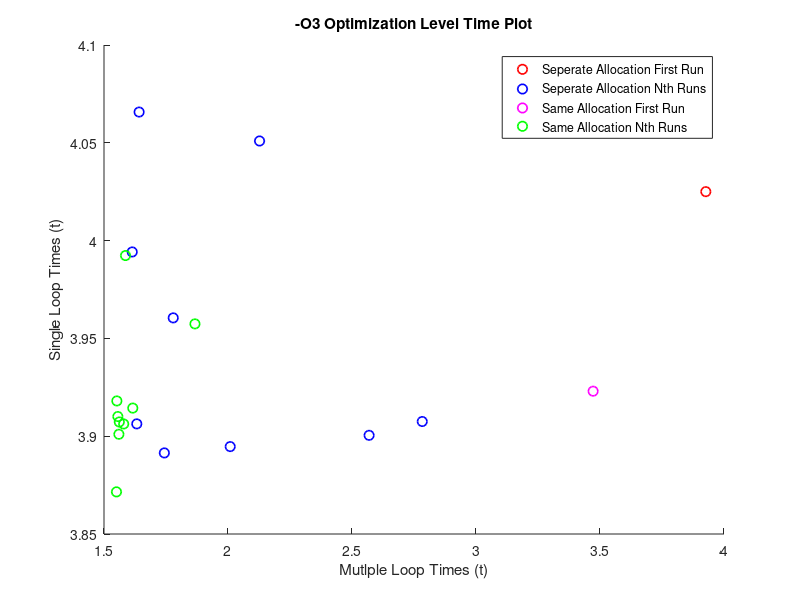
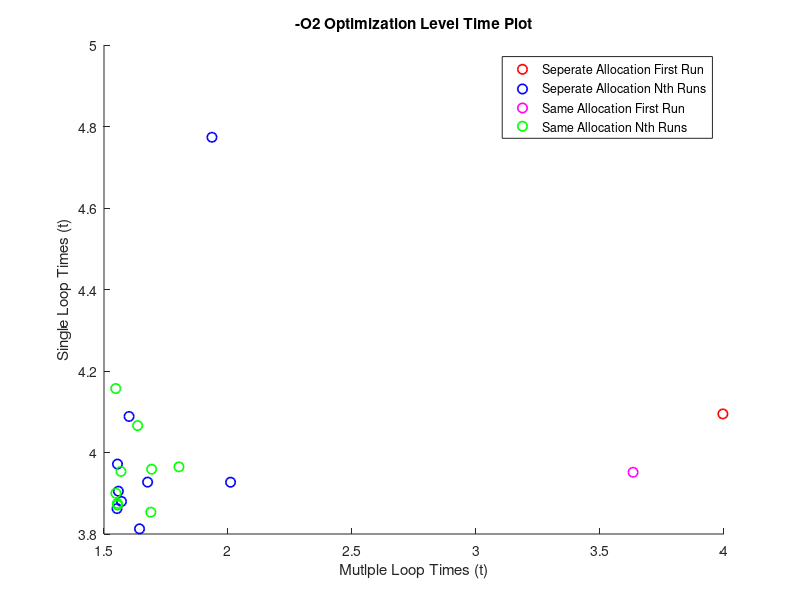
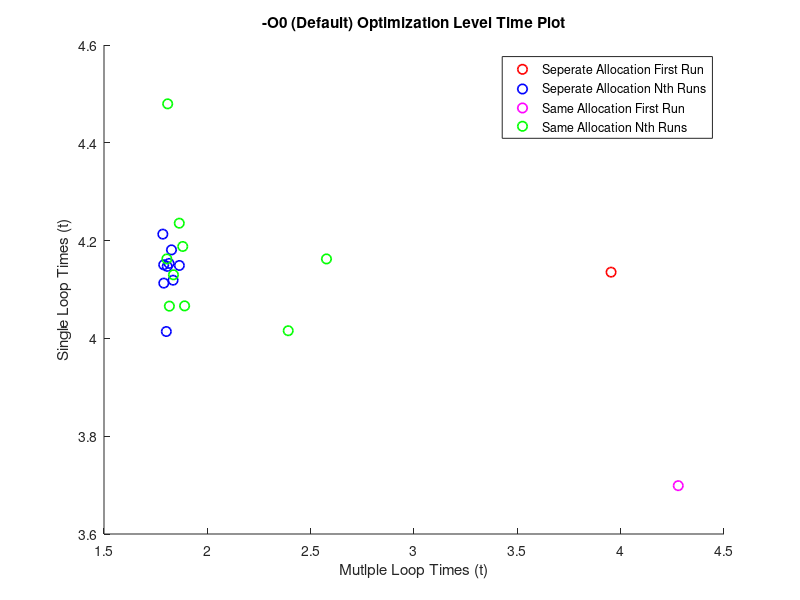

The MATLAB script that drew these images, in order:
function csc_407_stats()

O3()
O2()
O0()

end


function O3()

fprintf("-O3 Optimization\n")

o3_alloc_sep_multi_loop  = [3.92664,2.12721,2.78327,1.77913,1.63215,1.61378,2.00892,2.56895,1.7433,1.64157 ];
o3_alloc_sep_single_loop = [4.02502, 4.05093 , 3.90751 , 3.96049 , 3.9063 , 3.9942 , 3.89468 , 3.90046 , 3.89145 , 4.06573]; 

o3_alloc_sep_multi_loop_avg   = mean(o3_alloc_sep_multi_loop(2:end));
o3_alloc_sep_single_loop_avg = mean(o3_alloc_sep_single_loop(2:end));

fprintf("Avg sep alloc multi loop: %s\n", o3_alloc_sep_multi_loop_avg)
fprintf("Avg sep alloc single loop: %s\n", o3_alloc_sep_single_loop_avg)

o3_alloc_same_multi_loop   = [3.47223, 1.86674, 1.55183, 1.55999, 1.616, 1.56173, 1.57933, 1.55029, 1.58675, 1.55581];
o3_alloc_same_single_loop = [3.92302, 3.95742, 3.91803, 3.90101, 3.91438, 3.90727, 3.90626, 3.87154, 3.99236, 3.91006];


o3_alloc_same_multi_loop_avg  = mean(o3_alloc_same_multi_loop(2:end));
o3_alloc_same_single_loop_avg = mean(o3_alloc_same_single_loop(2:end));

fprintf("Avg sep alloc multi loop: %s\n", o3_alloc_same_multi_loop_avg)
fprintf("Avg sep alloc single loop: %s\n", o3_alloc_same_single_loop_avg)


figure(1)
hold on;
title("-O3 Optimization Level Time Plot")
xlabel("Mutlple Loop Times (t)")
ylabel("Single Loop Times (t)")
plot(o3_alloc_sep_multi_loop(1), o3_alloc_sep_single_loop(1), 'ro', 'LineWidth', 1.2, 'MarkerSize', 7)
plot(o3_alloc_sep_multi_loop(2:end), o3_alloc_sep_single_loop(2:end), 'bo', 'LineWidth', 1.2, 'MarkerSize', 7)
plot(o3_alloc_same_multi_loop(1), o3_alloc_same_single_loop(1), 'mo', 'LineWidth', 1.2, 'MarkerSize', 7)
plot(o3_alloc_same_multi_loop(2:end), o3_alloc_same_single_loop(2:end), 'go', 'LineWidth', 1.2, 'MarkerSize', 7)

legend("Seperate Allocation First Run", "Seperate Allocation Nth Runs", ...
       "Same Allocation First Run", "Same Allocation Nth Runs") 
end


function O2()

fprintf("-O2 Optimization\n")

o2_alloc_sep_multi_loop  = [3.99547,1.93527,2.01029,1.55795,1.57062,1.5525,1.60105,1.67579,1.5544,1.64326];
o2_alloc_sep_single_loop = [4.09471,4.77364,3.9271,3.90503,3.87984,3.86236,4.08848,3.92734,3.97156,3.81268];

o2_alloc_sep_multi_loop_avg   = mean(o2_alloc_sep_multi_loop(2:end));
o2_alloc_sep_single_loop_avg = mean(o2_alloc_sep_single_loop(2:end));

fprintf("Avg sep alloc multi loop: %s\n", o2_alloc_sep_multi_loop_avg)
fprintf("Avg sep alloc single loop: %s\n", o2_alloc_sep_single_loop_avg)

o2_alloc_same_multi_loop  = [3.63343,1.80211,1.56846,1.6356,1.69211,1.54734,1.68877,1.55406,1.55431,1.54791];
o2_alloc_same_single_loop = [3.95149,3.96476,3.95356,4.06609,3.95902,4.15698,3.85362,3.8751,3.87115,3.90015];

o2_alloc_same_multi_loop_avg  = mean(o2_alloc_same_multi_loop(2:end));
o2_alloc_same_single_loop_avg = mean(o2_alloc_same_single_loop(2:end));


fprintf("Avg sep alloc multi loop: %s\n", o2_alloc_same_multi_loop_avg)
fprintf("Avg sep alloc single loop: %s\n", o2_alloc_same_single_loop_avg)


figure(2)
hold on;
title("-O2 Optimization Level Time Plot")
xlabel("Mutlple Loop Times (t)")
ylabel("Single Loop Times (t)")
plot(o2_alloc_sep_multi_loop(1), o2_alloc_sep_single_loop(1), 'ro', 'LineWidth', 1.2, 'MarkerSize', 7)
plot(o2_alloc_sep_multi_loop(2:end), o2_alloc_sep_single_loop(2:end), 'bo', 'LineWidth', 1.2, 'MarkerSize', 7)
plot(o2_alloc_same_multi_loop(1), o2_alloc_same_single_loop(1), 'mo', 'LineWidth', 1.2, 'MarkerSize', 7)
plot(o2_alloc_same_multi_loop(2:end), o2_alloc_same_single_loop(2:end), 'go', 'LineWidth', 1.2, 'MarkerSize', 7)

legend("Seperate Allocation First Run", "Seperate Allocation Nth Runs", ...
       "Same Allocation First Run", "Same Allocation Nth Runs") 

end


function O0()

fprintf("-O Optimization\n")

o_alloc_sep_multi_loop  = [3.95354,1.78887,1.82651,1.78463,1.8016,1.80597,1.81474,1.86465,1.83426,1.78932];
o_alloc_sep_single_loop = [4.13549,4.15057,4.181,4.21325,4.01407,4.1473,4.15337,4.14916,4.11903,4.11307];

o_alloc_sep_multi_loop_avg   = mean(o_alloc_sep_multi_loop(2:end));
o_alloc_sep_single_loop_avg = mean(o_alloc_sep_single_loop(2:end));

% for i = 1:length(o_alloc_sep_single_loop)
%    fprintf("[%f, %f, 0], ", o_alloc_sep_multi_loop(i), o_alloc_sep_single_loop(i)) 
% end

fprintf("Avg sep alloc multi loop: %s\n", o_alloc_sep_multi_loop_avg)
fprintf("Avg sep alloc single loop: %s\n", o_alloc_sep_single_loop_avg)

o_alloc_same_multi_loop  = [4.27868,1.88097,1.88995,1.80405,1.8081,2.39142,1.86423,1.81639,1.83605,2.57647];
o_alloc_same_single_loop = [3.69884,4.18803,4.06651,4.16252,4.47967,4.0157,4.23562,4.06599,4.13009,4.16253];

o_alloc_same_multi_loop_avg  = mean(o_alloc_same_multi_loop(2:end));
o_alloc_same_single_loop_avg = mean(o_alloc_same_single_loop(2:end));

% for i = 1:length(o_alloc_sep_single_loop)
%    fprintf("[%f, %f, 0], ", o_alloc_same_multi_loop(i), o_alloc_same_single_loop(i)) 
% end

fprintf("Avg sep alloc multi loop: %s\n", o_alloc_same_multi_loop_avg)
fprintf("Avg sep alloc single loop: %s\n", o_alloc_same_single_loop_avg)


figure(3)
hold on;
title("-O0 (Default) Optimization Level Time Plot")
xlabel("Mutlple Loop Times (t)")
ylabel("Single Loop Times (t)")
plot(o_alloc_sep_multi_loop(1), o_alloc_sep_single_loop(1), 'ro', 'LineWidth', 1.2, 'MarkerSize', 7)
plot(o_alloc_sep_multi_loop(2:end), o_alloc_sep_single_loop(2:end), 'bo', 'LineWidth', 1.2, 'MarkerSize', 7)
plot(o_alloc_same_multi_loop(1), o_alloc_same_single_loop(1), 'mo', 'LineWidth', 1.2, 'MarkerSize', 7)
plot(o_alloc_same_multi_loop(2:end), o_alloc_same_single_loop(2:end), 'go', 'LineWidth', 1.2, 'MarkerSize', 7)

legend("Seperate Allocation First Run", "Seperate Allocation Nth Runs", ...
       "Same Allocation First Run", "Same Allocation Nth Runs") 

end